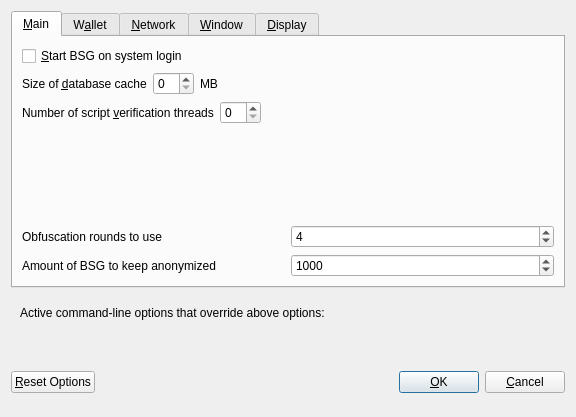
<?xml version="1.0" encoding="UTF-8"?>
<ui version="4.0">
 <class>OptionsDialog</class>
 <widget class="QDialog" name="OptionsDialog">
  <property name="geometry">
   <rect>
    <x>0</x>
    <y>0</y>
    <width>576</width>
    <height>417</height>
   </rect>
  </property>
  <property name="windowTitle">
   <string>Options</string>
  </property>
  <property name="modal">
   <bool>true</bool>
  </property>
  <layout class="QVBoxLayout" name="verticalLayout">
   <item>
    <widget class="QTabWidget" name="tabWidget">
     <property name="currentIndex">
      <number>0</number>
     </property>
     <widget class="QWidget" name="tabMain">
      <attribute name="title">
       <string>&amp;Main</string>
      </attribute>
      <layout class="QVBoxLayout" name="verticalLayout_Main">
       <item>
        <widget class="QCheckBox" name="bitcoinAtStartup">
         <property name="toolTip">
          <string>Automatically start BSG after logging in to the system.</string>
         </property>
         <property name="text">
          <string>&amp;Start BSG on system login</string>
         </property>
        </widget>
       </item>
       <item>
        <layout class="QHBoxLayout" name="horizontalLayout_2_Main">
         <item>
          <widget class="QLabel" name="databaseCacheLabel">
           <property name="text">
            <string>Size of &amp;database cache</string>
           </property>
           <property name="textFormat">
            <enum>Qt::PlainText</enum>
           </property>
           <property name="buddy">
            <cstring>databaseCache</cstring>
           </property>
          </widget>
         </item>
         <item>
          <widget class="QSpinBox" name="databaseCache"/>
         </item>
         <item>
          <widget class="QLabel" name="databaseCacheUnitLabel">
           <property name="text">
            <string>MB</string>
           </property>
           <property name="textFormat">
            <enum>Qt::PlainText</enum>
           </property>
          </widget>
         </item>
         <item>
          <spacer name="horizontalSpacer_2_Main">
           <property name="orientation">
            <enum>Qt::Horizontal</enum>
           </property>
           <property name="sizeHint" stdset="0">
            <size>
             <width>40</width>
             <height>20</height>
            </size>
           </property>
          </spacer>
         </item>
        </layout>
       </item>
       <item>
        <layout class="QHBoxLayout" name="horizontalLayout_3_Main">
         <item>
          <widget class="QLabel" name="threadsScriptVerifLabel">
           <property name="text">
            <string>Number of script &amp;verification threads</string>
           </property>
           <property name="textFormat">
            <enum>Qt::PlainText</enum>
           </property>
           <property name="buddy">
            <cstring>threadsScriptVerif</cstring>
           </property>
          </widget>
         </item>
         <item>
          <widget class="QSpinBox" name="threadsScriptVerif">
           <property name="toolTip">
            <string>(0 = auto, &lt;0 = leave that many cores free)</string>
           </property>
          </widget>
         </item>
         <item>
          <spacer name="horizontalSpacer_3_Main">
           <property name="orientation">
            <enum>Qt::Horizontal</enum>
           </property>
           <property name="sizeHint" stdset="0">
            <size>
             <width>40</width>
             <height>20</height>
            </size>
           </property>
          </spacer>
         </item>
        </layout>
       </item>
       <item>
        <spacer name="verticalSpacer_Main">
         <property name="orientation">
          <enum>Qt::Vertical</enum>
         </property>
         <property name="sizeHint" stdset="0">
          <size>
           <width>20</width>
           <height>40</height>
          </size>
         </property>
        </spacer>
       </item>
       <item>
        <layout class="QHBoxLayout" name="horizontalLayout_4_Main">
         <item>
          <widget class="QLabel" name="label">
           <property name="toolTip">
            <string>This setting determines the amount of individual masternodes that an input will be anonymized through.&lt;br/&gt;More rounds of anonymization gives a higher degree of privacy, but also costs more in fees.</string>
           </property>
           <property name="text">
            <string>Obfuscation rounds to use</string>
           </property>
          </widget>
         </item>
         <item>
          <widget class="QSpinBox" name="obfuscationRounds">
           <property name="minimum">
            <number>2</number>
           </property>
           <property name="maximum">
            <number>8</number>
           </property>
           <property name="value">
            <number>4</number>
           </property>
          </widget>
         </item>
        </layout>
       </item>
       <item>
        <layout class="QHBoxLayout" name="horizontalLayout">
         <item>
          <widget class="QLabel" name="label_2">
           <property name="toolTip">
            <string>This amount acts as a threshold to turn off Obfuscation once it's reached.</string>
           </property>
           <property name="statusTip">
            <string notr="true"/>
           </property>
           <property name="whatsThis">
            <string notr="true"/>
           </property>
           <property name="accessibleName">
            <string notr="true"/>
           </property>
           <property name="accessibleDescription">
            <string notr="true"/>
           </property>
           <property name="text">
            <string>Amount of BSG to keep anonymized</string>
           </property>
          </widget>
         </item>
         <item>
          <widget class="QSpinBox" name="anonymizeBSG">
           <property name="minimum">
            <number>100</number>
           </property>
           <property name="maximum">
            <number>100000</number>
           </property>
           <property name="singleStep">
            <number>100</number>
           </property>
           <property name="value">
            <number>1000</number>
           </property>
          </widget>
         </item>
        </layout>
       </item>
      </layout>
     </widget>
     <widget class="QWidget" name="tabWallet">
      <attribute name="title">
       <string>W&amp;allet</string>
      </attribute>
      <layout class="QVBoxLayout" name="verticalLayout_Wallet">
       <item>
        <widget class="QGroupBox" name="groupBox">
         <property name="title">
          <string>Expert</string>
         </property>
         <layout class="QVBoxLayout" name="verticalLayout_2">
          <item>
           <widget class="QCheckBox" name="coinControlFeatures">
            <property name="toolTip">
             <string>Whether to show coin control features or not.</string>
            </property>
            <property name="text">
             <string>Enable coin &amp;control features</string>
            </property>
           </widget>
          </item>
          <item>
           <widget class="QCheckBox" name="showMasternodesTab">
            <property name="toolTip">
             <string>Show additional tab listing all your masternodes in first sub-tab&lt;br/&gt;and all masternodes on the network in second sub-tab.</string>
            </property>
            <property name="text">
             <string>Show Masternodes Tab</string>
            </property>
           </widget>
          </item>
          <item>
           <widget class="QCheckBox" name="spendZeroConfChange">
            <property name="toolTip">
             <string>If you disable the spending of unconfirmed change, the change from a transaction&lt;br/&gt;cannot be used until that transaction has at least one confirmation.&lt;br/&gt;This also affects how your balance is computed.</string>
            </property>
            <property name="text">
             <string>&amp;Spend unconfirmed change</string>
            </property>
           </widget>
          </item>
         </layout>
        </widget>
       </item>
       <item>
        <spacer name="verticalSpacer_Wallet">
         <property name="orientation">
          <enum>Qt::Vertical</enum>
         </property>
         <property name="sizeHint" stdset="0">
          <size>
           <width>20</width>
           <height>40</height>
          </size>
         </property>
        </spacer>
       </item>
      </layout>
     </widget>
     <widget class="QWidget" name="tabNetwork">
      <attribute name="title">
       <string>&amp;Network</string>
      </attribute>
      <layout class="QVBoxLayout" name="verticalLayout_Network">
       <item>
        <widget class="QCheckBox" name="mapPortUpnp">
         <property name="toolTip">
          <string>Automatically open the BSG client port on the router. This only works when your router supports UPnP and it is enabled.</string>
         </property>
         <property name="text">
          <string>Map port using &amp;UPnP</string>
         </property>
        </widget>
       </item>
       <item>
        <widget class="QCheckBox" name="allowIncoming">
         <property name="toolTip">
          <string>Accept connections from outside</string>
         </property>
         <property name="text">
          <string>Allow incoming connections</string>
         </property>
        </widget>
       </item>
       <item>
        <widget class="QCheckBox" name="connectSocks">
         <property name="toolTip">
          <string>Connect to the BSG network through a SOCKS5 proxy.</string>
         </property>
         <property name="text">
          <string>&amp;Connect through SOCKS5 proxy (default proxy):</string>
         </property>
        </widget>
       </item>
       <item>
        <layout class="QHBoxLayout" name="horizontalLayout_1_Network">
         <item>
          <widget class="QLabel" name="proxyIpLabel">
           <property name="text">
            <string>Proxy &amp;IP:</string>
           </property>
           <property name="textFormat">
            <enum>Qt::PlainText</enum>
           </property>
           <property name="buddy">
            <cstring>proxyIp</cstring>
           </property>
          </widget>
         </item>
         <item>
          <widget class="QValidatedLineEdit" name="proxyIp">
           <property name="minimumSize">
            <size>
             <width>140</width>
             <height>0</height>
            </size>
           </property>
           <property name="maximumSize">
            <size>
             <width>140</width>
             <height>16777215</height>
            </size>
           </property>
           <property name="toolTip">
            <string>IP address of the proxy (e.g. IPv4: 127.0.0.1 / IPv6: ::1)</string>
           </property>
          </widget>
         </item>
         <item>
          <widget class="QLabel" name="proxyPortLabel">
           <property name="text">
            <string>&amp;Port:</string>
           </property>
           <property name="textFormat">
            <enum>Qt::PlainText</enum>
           </property>
           <property name="buddy">
            <cstring>proxyPort</cstring>
           </property>
          </widget>
         </item>
         <item>
          <widget class="QLineEdit" name="proxyPort">
           <property name="minimumSize">
            <size>
             <width>55</width>
             <height>0</height>
            </size>
           </property>
           <property name="maximumSize">
            <size>
             <width>55</width>
             <height>16777215</height>
            </size>
           </property>
           <property name="toolTip">
            <string>Port of the proxy (e.g. 9050)</string>
           </property>
          </widget>
         </item>
         <item>
          <spacer name="horizontalSpacer_1_Network">
           <property name="orientation">
            <enum>Qt::Horizontal</enum>
           </property>
           <property name="sizeHint" stdset="0">
            <size>
             <width>40</width>
             <height>20</height>
            </size>
           </property>
          </spacer>
         </item>
        </layout>
       </item>
       <item>
        <spacer name="verticalSpacer_Network">
         <property name="orientation">
          <enum>Qt::Vertical</enum>
         </property>
         <property name="sizeHint" stdset="0">
          <size>
           <width>20</width>
           <height>40</height>
          </size>
         </property>
        </spacer>
       </item>
      </layout>
     </widget>
     <widget class="QWidget" name="tabWindow">
      <attribute name="title">
       <string>&amp;Window</string>
      </attribute>
      <layout class="QVBoxLayout" name="verticalLayout_Window">
       <item>
        <widget class="QCheckBox" name="minimizeToTray">
         <property name="toolTip">
          <string>Show only a tray icon after minimizing the window.</string>
         </property>
         <property name="text">
          <string>&amp;Minimize to the tray instead of the taskbar</string>
         </property>
        </widget>
       </item>
       <item>
        <widget class="QCheckBox" name="minimizeOnClose">
         <property name="toolTip">
          <string>Minimize instead of exit the application when the window is closed. When this option is enabled, the application will be closed only after selecting Quit in the menu.</string>
         </property>
         <property name="text">
          <string>M&amp;inimize on close</string>
         </property>
        </widget>
       </item>
       <item>
        <spacer name="verticalSpacer_Window">
         <property name="orientation">
          <enum>Qt::Vertical</enum>
         </property>
         <property name="sizeHint" stdset="0">
          <size>
           <width>20</width>
           <height>40</height>
          </size>
         </property>
        </spacer>
       </item>
      </layout>
     </widget>
     <widget class="QWidget" name="tabDisplay">
      <attribute name="title">
       <string>&amp;Display</string>
      </attribute>
      <layout class="QVBoxLayout" name="verticalLayout_Display">
       <item>
        <layout class="QHBoxLayout" name="horizontalLayout_1_Display">
         <item>
          <widget class="QLabel" name="langLabel">
           <property name="text">
            <string>User Interface &amp;language:</string>
           </property>
           <property name="textFormat">
            <enum>Qt::PlainText</enum>
           </property>
           <property name="buddy">
            <cstring>lang</cstring>
           </property>
          </widget>
         </item>
         <item>
          <widget class="QValueComboBox" name="lang">
           <property name="toolTip">
            <string>The user interface language can be set here. This setting will take effect after restarting BSG.</string>
           </property>
          </widget>
         </item>
        </layout>
       </item>
       <item>
        <widget class="QLabel" name="label_3">
         <property name="toolTip">
          <string notr="true"/>
         </property>
         <property name="statusTip">
          <string notr="true"/>
         </property>
         <property name="whatsThis">
          <string notr="true"/>
         </property>
         <property name="accessibleName">
          <string notr="true"/>
         </property>
         <property name="text">
          <string>Language missing or translation incomplete? Help contributing translations here:
https://www.transifex.com/blowsbigcoin/blowsbigcoin-translations</string>
         </property>
         <property name="wordWrap">
          <bool>true</bool>
         </property>
         <property name="openExternalLinks">
          <bool>true</bool>
         </property>
         <property name="textInteractionFlags">
          <set>Qt::TextBrowserInteraction</set>
         </property>
        </widget>
       </item>
       <item>
        <layout class="QHBoxLayout" name="horizontalLayout_4_Display" stretch="0,0">
         <item>
          <widget class="QLabel" name="themeLabel">
           <property name="text">
            <string>User Interface Theme:</string>
           </property>
          </widget>
         </item>
         <item>
          <widget class="QValueComboBox" name="theme"/>
         </item>
        </layout>
       </item>
       <item>
        <widget class="Line" name="line">
         <property name="orientation">
          <enum>Qt::Horizontal</enum>
         </property>
        </widget>
       </item>
       <item>
        <layout class="QHBoxLayout" name="horizontalLayout_2_Display">
         <item>
          <widget class="QLabel" name="unitLabel">
           <property name="text">
            <string>&amp;Unit to show amounts in:</string>
           </property>
           <property name="textFormat">
            <enum>Qt::PlainText</enum>
           </property>
           <property name="buddy">
            <cstring>unit</cstring>
           </property>
          </widget>
         </item>
         <item>
          <widget class="QValueComboBox" name="unit">
           <property name="toolTip">
            <string>Choose the default subdivision unit to show in the interface and when sending coins.</string>
           </property>
          </widget>
         </item>
        </layout>
       </item>
       <item>
        <layout class="QHBoxLayout" name="horizontalLayout_5_Display">
         <item>
          <widget class="QLabel" name="digitsLabel">
           <property name="text">
            <string>Decimal digits</string>
           </property>
          </widget>
         </item>
         <item>
          <widget class="QValueComboBox" name="digits"/>
         </item>
        </layout>
       </item>
       <item>
        <layout class="QHBoxLayout" name="horizontalLayout_3_Display">
         <item>
          <widget class="QLabel" name="thirdPartyTxUrlsLabel">
           <property name="toolTip">
            <string>Third party URLs (e.g. a block explorer) that appear in the transactions tab as context menu items. %s in the URL is replaced by transaction hash. Multiple URLs are separated by vertical bar |.</string>
           </property>
           <property name="text">
            <string>Third party transaction URLs</string>
           </property>
           <property name="buddy">
            <cstring>thirdPartyTxUrls</cstring>
           </property>
          </widget>
         </item>
         <item>
          <widget class="QLineEdit" name="thirdPartyTxUrls">
           <property name="toolTip">
            <string>Third party URLs (e.g. a block explorer) that appear in the transactions tab as context menu items. %s in the URL is replaced by transaction hash. Multiple URLs are separated by vertical bar |.</string>
           </property>
          </widget>
         </item>
        </layout>
       </item>
       <item>
        <spacer name="verticalSpacer">
         <property name="orientation">
          <enum>Qt::Vertical</enum>
         </property>
         <property name="sizeHint" stdset="0">
          <size>
           <width>20</width>
           <height>40</height>
          </size>
         </property>
        </spacer>
       </item>
      </layout>
     </widget>
    </widget>
   </item>
   <item>
    <widget class="QFrame" name="frame">
     <layout class="QVBoxLayout" name="verticalLayout_Bottom">
      <item>
       <layout class="QHBoxLayout" name="horizontalLayout_Bottom">
        <item>
         <widget class="QLabel" name="overriddenByCommandLineInfoLabel">
          <property name="text">
           <string>Active command-line options that override above options:</string>
          </property>
          <property name="textFormat">
           <enum>Qt::PlainText</enum>
          </property>
         </widget>
        </item>
        <item>
         <spacer name="horizontalSpacer_Bottom">
          <property name="orientation">
           <enum>Qt::Horizontal</enum>
          </property>
          <property name="sizeHint" stdset="0">
           <size>
            <width>40</width>
            <height>20</height>
           </size>
          </property>
         </spacer>
        </item>
       </layout>
      </item>
      <item>
       <widget class="QLabel" name="overriddenByCommandLineLabel">
        <property name="text">
         <string/>
        </property>
        <property name="textFormat">
         <enum>Qt::PlainText</enum>
        </property>
        <property name="wordWrap">
         <bool>true</bool>
        </property>
       </widget>
      </item>
     </layout>
    </widget>
   </item>
   <item>
    <layout class="QHBoxLayout" name="horizontalLayout_Buttons">
     <item>
      <widget class="QPushButton" name="resetButton">
       <property name="toolTip">
        <string>Reset all client options to default.</string>
       </property>
       <property name="text">
        <string>&amp;Reset Options</string>
       </property>
       <property name="autoDefault">
        <bool>false</bool>
       </property>
      </widget>
     </item>
     <item>
      <spacer name="horizontalSpacer_1">
       <property name="orientation">
        <enum>Qt::Horizontal</enum>
       </property>
       <property name="sizeHint" stdset="0">
        <size>
         <width>40</width>
         <height>48</height>
        </size>
       </property>
      </spacer>
     </item>
     <item>
      <widget class="QLabel" name="statusLabel">
       <property name="minimumSize">
        <size>
         <width>200</width>
         <height>0</height>
        </size>
       </property>
       <property name="font">
        <font>
         <weight>75</weight>
         <bold>true</bold>
        </font>
       </property>
       <property name="text">
        <string/>
       </property>
       <property name="textFormat">
        <enum>Qt::PlainText</enum>
       </property>
       <property name="wordWrap">
        <bool>true</bool>
       </property>
      </widget>
     </item>
     <item>
      <spacer name="horizontalSpacer_2">
       <property name="orientation">
        <enum>Qt::Horizontal</enum>
       </property>
       <property name="sizeHint" stdset="0">
        <size>
         <width>40</width>
         <height>48</height>
        </size>
       </property>
      </spacer>
     </item>
     <item>
      <widget class="QPushButton" name="okButton">
       <property name="text">
        <string>&amp;OK</string>
       </property>
       <property name="autoDefault">
        <bool>false</bool>
       </property>
       <property name="default">
        <bool>true</bool>
       </property>
      </widget>
     </item>
     <item>
      <widget class="QPushButton" name="cancelButton">
       <property name="text">
        <string>&amp;Cancel</string>
       </property>
       <property name="autoDefault">
        <bool>false</bool>
       </property>
      </widget>
     </item>
    </layout>
   </item>
  </layout>
 </widget>
 <customwidgets>
  <customwidget>
   <class>QValidatedLineEdit</class>
   <extends>QLineEdit</extends>
   <header>qvalidatedlineedit.h</header>
  </customwidget>
  <customwidget>
   <class>QValueComboBox</class>
   <extends>QComboBox</extends>
   <header>qvaluecombobox.h</header>
  </customwidget>
 </customwidgets>
 <resources/>
 <connections/>
</ui>
